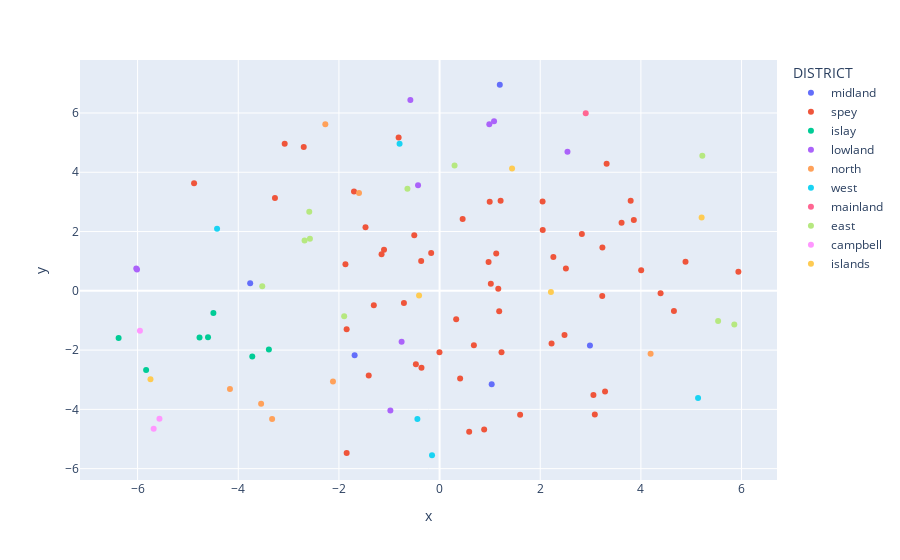

Notebook cell for this chart:
### Code cell
#4.What factors impact results the most?
#The region of origin was found to be a factor for grouping whiskies of similar characteristics. 
 
import plotly.express as px
fig = px.scatter(df, x="x", y="y",color="DISTRICT")
fig.show()

### Figure 1 — Plotly figure (JSON) as saved in the notebook; plotly's stock layout.template omitted (floating-point values rounded to 4 significant figures)
{"data": [{"hovertemplate": "DISTRICT=midland<br>x=%{x}<br>y=%{y}<extra></extra>", "legendgroup": "midland", "marker": {"color": "#636efa", "symbol": "circle"}, "mode": "markers", "name": "midland", "orientation": "v", "showlegend": true, "type": "scatter", "x": [1.196, -1.688, -3.763, 2.987, 1.035], "xaxis": "x", "y": [6.954, -2.17, 0.2528, -1.841, -3.154], "yaxis": "y"}, {"hovertemplate": "DISTRICT=spey<br>x=%{x}<br>y=%{y}<extra></extra>", "legendgroup": "spey", "marker": {"color": "#EF553B", "symbol": "circle"}, "mode": "markers", "name": "spey", "orientation": "v", "showlegend": true, "type": "scatter", "x": [5.937, 3.232, -1.408, 1.184, -0.5028, -0.1671, -1.104, -1.472, -3.271, 2.827, -1.153, -1.87, 0.5882, 3.235, 1.23, 0.9735, 2.261, 3.86, -1.846, 0.4583, 0.9958, 2.225, 1.6, -0.8139, 2.51, 3.287, -0.3659, 2.482, -1.847, -0.471, 2.049, 3.797, 3.057, 3.084, -0.7086, -0.36, -2.699, -1.307, 3.319, -1.7, 1.166, -4.878, 1.125, 2.047, 0.4084, 4.005, 4.391, 0.3299, 3.616, 4.656, 0.8857, 4.886, 1.212, -0.002516, 1.018, 0.6815, -3.078], "xaxis": "x", "y": [0.6415, -0.1707, -2.859, -0.6907, 1.875, 1.28, 1.39, 2.144, 3.129, 1.915, 1.231, 0.8953, -4.758, 1.462, -2.072, 0.9721, 1.14, 2.393, -5.471, 2.426, 3.003, -1.775, -4.18, 5.176, 0.7546, -3.4, 1.004, -1.487, -1.295, -2.482, 2.052, 3.04, -3.515, -4.17, -0.4116, -2.598, 4.851, -0.4838, 4.284, 3.353, 0.07068, 3.632, 1.26, 3.013, -2.959, 0.6985, -0.07868, -0.955, 2.299, -0.6803, -4.679, 0.985, 3.035, -2.07, 0.2404, -1.838, 4.962], "yaxis": "y"}, {"hovertemplate": "DISTRICT=islay<br>x=%{x}<br>y=%{y}<extra></extra>", "legendgroup": "islay", "marker": {"color": "#00cc96", "symbol": "circle"}, "mode": "markers", "name": "islay", "orientation": "v", "showlegend": true, "type": "scatter", "x": [-4.601, -4.77, -3.392, -3.721, -4.494, -6.378, -5.831], "xaxis": "x", "y": [-1.568, -1.574, -1.98, -2.215, -0.7454, -1.591, -2.669], "yaxis": "y"}, {"hovertemplate": "DISTRICT=lowland<br>x=%{x}<br>y=%{y}<extra></extra>", "legendgroup": "lowland", "marker": {"color": "#ab63fa", "symbol": "circle"}, "mode": "markers", "name": "lowland", "orientation": "v", "showlegend": true, "type": "scatter", "x": [-0.9778, -6.012, -0.5806, -6.026, 1.082, 2.541, 0.9881, -0.7547, -0.4279], "xaxis": "x", "y": [-4.037, 0.7188, 6.442, 0.7565, 5.726, 4.695, 5.622, -1.715, 3.565], "yaxis": "y"}, {"hovertemplate": "DISTRICT=north<br>x=%{x}<br>y=%{y}<extra></extra>", "legendgroup": "north", "marker": {"color": "#FFA15A", "symbol": "circle"}, "mode": "markers", "name": "north", "orientation": "v", "showlegend": true, "type": "scatter", "x": [-2.118, -3.328, 4.193, -3.546, -2.27, -4.165, -1.601], "xaxis": "x", "y": [-3.061, -4.325, -2.125, -3.814, 5.624, -3.316, 3.302], "yaxis": "y"}, {"hovertemplate": "DISTRICT=west<br>x=%{x}<br>y=%{y}<extra></extra>", "legendgroup": "west", "marker": {"color": "#19d3f3", "symbol": "circle"}, "mode": "markers", "name": "west", "orientation": "v", "showlegend": true, "type": "scatter", "x": [-0.4408, -0.7948, -4.421, -0.1504, 5.136], "xaxis": "x", "y": [-4.325, 4.966, 2.093, -5.548, -3.613], "yaxis": "y"}, {"hovertemplate": "DISTRICT=mainland<br>x=%{x}<br>y=%{y}<extra></extra>", "legendgroup": "mainland", "marker": {"color": "#FF6692", "symbol": "circle"}, "mode": "markers", "name": "mainland", "orientation": "v", "showlegend": true, "type": "scatter", "x": [2.904], "xaxis": "x", "y": [5.992], "yaxis": "y"}, {"hovertemplate": "DISTRICT=east<br>x=%{x}<br>y=%{y}<extra></extra>", "legendgroup": "east", "marker": {"color": "#B6E880", "symbol": "circle"}, "mode": "markers", "name": "east", "orientation": "v", "showlegend": true, "type": "scatter", "x": [-1.896, -3.523, 0.2974, -2.576, 5.856, -2.589, -2.683, 5.534, -0.6388, 5.221], "xaxis": "x", "y": [-0.8587, 0.1542, 4.232, 1.76, -1.136, 2.672, 1.7, -1.02, 3.445, 4.561], "yaxis": "y"}, {"hovertemplate": "DISTRICT=campbell<br>x=%{x}<br>y=%{y}<extra></extra>", "legendgroup": "campbell", "marker": {"color": "#FF97FF", "symbol": "circle"}, "mode": "markers", "name": "campbell", "orientation": "v", "showlegend": true, "type": "scatter", "x": [-5.566, -5.681, -5.954], "xaxis": "x", "y": [-4.315, -4.654, -1.347], "yaxis": "y"}, {"hovertemplate": "DISTRICT=islands<br>x=%{x}<br>y=%{y}<extra></extra>", "legendgroup": "islands", "marker": {"color": "#FECB52", "symbol": "circle"}, "mode": "markers", "name": "islands", "orientation": "v", "showlegend": true, "type": "scatter", "x": [2.212, 1.44, -5.744, 5.207, -0.408], "xaxis": "x", "y": [-0.03677, 4.127, -2.983, 2.473, -0.1538], "yaxis": "y"}], "layout": {"legend": {"title": {"text": "DISTRICT"}, "tracegroupgap": 0}, "margin": {"t": 60}, "xaxis": {"anchor": "y", "domain": [0, 1], "title": {"text": "x"}}, "yaxis": {"anchor": "x", "domain": [0, 1], "title": {"text": "y"}}}}
